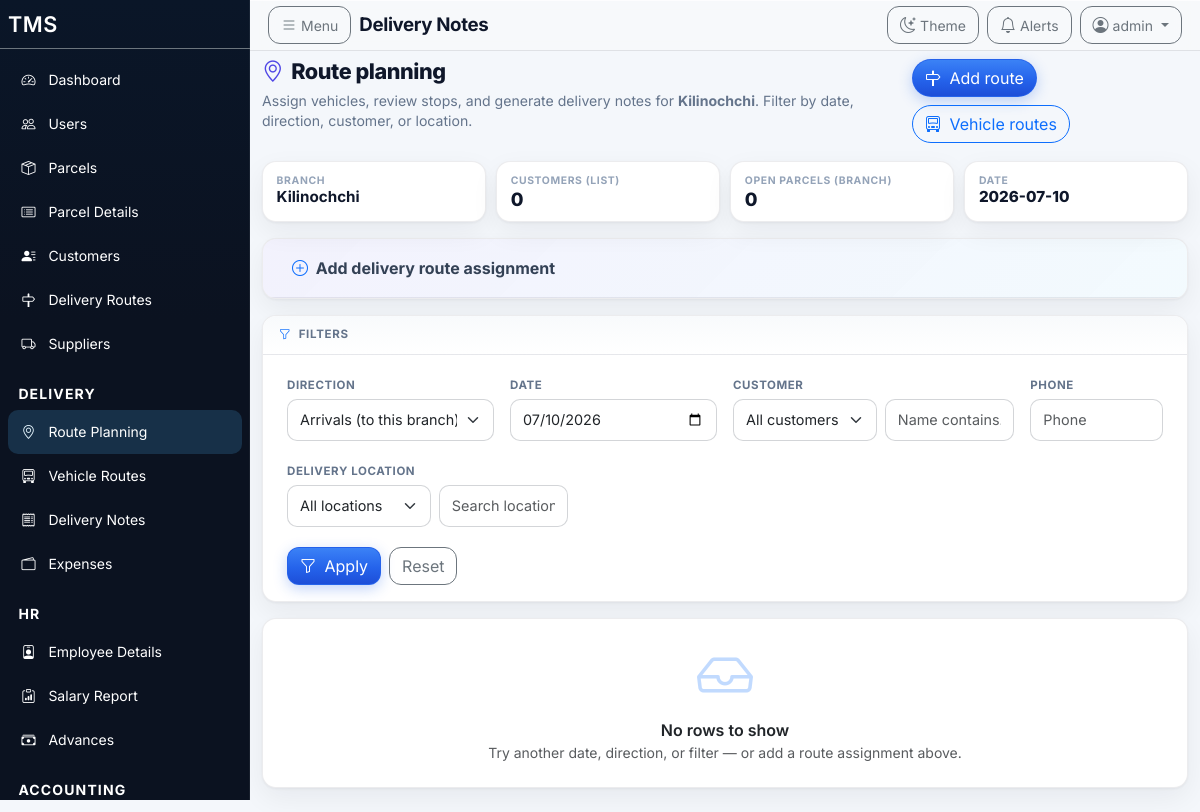
The page /index.php?page=delivery_notes&action=route (signed in) on the database its author committed.
### tables this page shows
CREATE TABLE `branches` (
  `id` bigint unsigned NOT NULL AUTO_INCREMENT,
  `name` varchar(100) NOT NULL,
  `address_tamil` varchar(500) DEFAULT NULL,
  `address_english` varchar(500) DEFAULT NULL,
  `phones` varchar(255) DEFAULT NULL,
  `settings_slot` tinyint DEFAULT NULL COMMENT '0-2 Settings letterhead slots',
  `code` varchar(20) NOT NULL,
  `location` varchar(255) DEFAULT NULL,
  `is_main` tinyint(1) NOT NULL DEFAULT '0',
  `is_active` tinyint(1) NOT NULL DEFAULT '1',
  `is_default` tinyint(1) NOT NULL DEFAULT '0',
  `created_at` timestamp NULL DEFAULT CURRENT_TIMESTAMP,
  `updated_at` timestamp NULL DEFAULT CURRENT_TIMESTAMP ON UPDATE CURRENT_TIMESTAMP,
  PRIMARY KEY (`id`),
  UNIQUE KEY `code` (`code`)
);

### app/Helpers.php (called while the page is built, shortened)
<?php
class Helpers
{
    public static function baseUrl(string $path = ''): string
    {
        $scriptName = dirname($_SERVER['SCRIPT_NAME']);
        $base = rtrim($scriptName, '/\\');
        return $base . '/' . ltrim($path, '/');
    }
    public static function view(string $view, array $data = []): void
    {
        extract($data);
        $viewFile = __DIR__ . '/../views/' . $view . '.php';
        include __DIR__ . '/../views/layout/header.php';
        include $viewFile;
        include __DIR__ . '/../views/layout/footer.php';
    }
}

### app/BranchMergeService.php (called while the page is built, shortened)
<?php
final class BranchMergeService
{
    public static function execute(\PDO $pdo): array
    {
        try {
            $plan = self::buildPlan($pdo);
            $pdo->beginTransaction();
            foreach ($plan['final_updates'] as $u) {
                $pdo->prepare('UPDATE branches SET name = ?, code = ?, is_main = ?, is_active = 1 WHERE id = ?')->execute([
                    $u['name'],
                    $u['code'],
                    (int)$u['is_main'],
                    (int)$u['id'],
                ]);
            }
            if (self::tableExists($pdo, 'users')) {
                $pdo->exec('UPDATE users u INNER JOIN branches b ON b.id = u.branch_id SET u.is_main_branch = b.is_main');
            }
            $pdo->commit();
            return ['ok' => true, 'messages' => array_merge($plan['messages'], ['Done. Committed to database.'])];
        } catch (\Throwable $e) {
            if ($pdo->inTransaction()) {
                $pdo->rollBack();
            }
            return ['ok' => false, 'error' => $e->getMessage()];
        }
    }
    private static function buildPlan(\PDO $pdo): array
    {
        $stmt = $pdo->query('SELECT * FROM branches ORDER BY id ASC');
        $rows = $stmt ? $stmt->fetchAll(\PDO::FETCH_ASSOC) : [];
        $groups = [
            'colombo' => [],
            'kilinochchi' => [],
            'mullaitivu' => [],
            '__main__' => [],
        ];
        $messages = [];
        foreach ($rows as $r) {
            $key = self::nameToGroupKey((string)($r['name'] ?? ''));
            $groups[$key][] = $r;
        }
        $keepers = [];
        foreach (['colombo', 'kilinochchi', 'mullaitivu'] as $g) {
            $keeper = self::pickKeeperRow($groups[$g]);
            $keepers[$g] = (int)$keeper['id'];
            $messages[] = 'Keeper for ' . $g . ': id=' . $keepers[$g] . ' (' . ($keeper['name'] ?? '') . ')';
        }
        $merges = [];
        $deleteIds = [];
        $deleteIds = array_values(array_unique($deleteIds));
        sort($deleteIds);
        $finalUpdates = [];
        foreach (['colombo', 'kilinochchi', 'mullaitivu'] as $g) {
            $meta = self::CANONICAL[$g];
            $finalUpdates[] = [
                'id' => $keepers[$g],
                'name' => $meta['name'],
                'code' => $meta['code'],
                'is_main' => $g === 'kilinochchi' ? 1 : 0,
            ];
        }
        $messages[] = 'After run: exactly 3 branches (COL / KIL / MUL), Kilinochchi = main hub.';
        return [
            'messages' => $messages,
            'keepers' => $keepers,
            'merges' => $merges,
            'delete_ids' => $deleteIds,
            'final_updates' => $finalUpdates,
        ];
    }
    private static function nameToGroupKey(string $name): ?string
    {
        $n = mb_strtolower(trim($name), 'UTF-8');
        if ($n === 'colombo' || str_starts_with($n, 'colombo')) {
            return 'colombo';
        }
        if (str_contains($n, 'kilinochchi')) {
            return 'kilinochchi';
        }
        if (str_contains($n, 'mullaitivu') || str_contains($n, 'mullaithivu')) {
            return 'mullaitivu';
        }
        return null;
    }
    private static function pickKeeperRow(array $rows): array
    {
        usort($rows, static function (array $a, array $b): int {
            $sa = self::keeperScore($a);
            $sb = self::keeperScore($b);
            if ($sa !== $sb) {
                return $sb <=> $sa;
            }
            return ((int)($a['id'] ?? 0)) <=> ((int)($b['id'] ?? 0));
        });
        return $rows[0];
    }
    private static function tableExists(\PDO $pdo, string $table): bool
    {
        $t = preg_replace('/[^a-z0-9_]/i', '', $table);
        $st = $pdo->query("SHOW TABLES LIKE " . $pdo->quote($t));
        return $st && $st->fetch() !== false;
    }
}

### app/BranchFixedMaster.php (called while the page is built, shortened)
<?php
final class BranchFixedMaster
{
    public static function ensure(\PDO $pdo): void
    {
        try {
            try {
                BranchMergeService::execute($pdo);
        } catch (\Throwable $e) {
            try {
                self::mergeOrphansIntoCanonical($pdo);
            } catch (\Throwable $e2) {
            }
        }
        } catch (\Throwable $e) {
            self::$ensured = false;
            throw $e;
        }
    }
}

### app/BranchRepository.php (called while the page is built, shortened)
<?php
final class BranchRepository
{
    private static bool $schemaChecked = false;
    public static function ensureSchema(\PDO $pdo): void
    {
        if (self::$schemaChecked) {
            return;
        }
        self::$schemaChecked = true;
        try {
            BranchFixedMaster::ensure($pdo);
        } catch (\Throwable $e) {
        }
    }
}

### app/bootstrap.php (called while the page is built, shortened)
<?php
require_once __DIR__ . '/Auth.php';
require_once __DIR__ . '/Helpers.php';
require_once __DIR__ . '/BranchRepository.php';
require_once __DIR__ . '/BranchFixedMaster.php';
try {
    BranchRepository::ensureSchema(Database::pdo());
} catch (Throwable $e) {
}

### views/delivery_notes/route.php (the view, shortened to what this page needs)
<?php   $dir = ($direction ?? 'to'); ?>
<div class="dn-route-page">
  <div class="dnr-head">
    <div>
      <h1 class="dnr-title">
        <i class="bi bi-geo-alt" aria-hidden="true"></i>
        Route planning
      </h1>
      <p class="dnr-sub">
        Assign vehicles, review stops, and generate delivery notes for <strong><?php echo htmlspecialchars($branchName ?? 'your branch'); ?></strong>.
        Filter by date, direction, customer, or location.
      </p>
    </div>
    <div class="dnr-actions">
      <a href="<?php echo Helpers::baseUrl('index.php?page=routes&action=new'); ?>" class="btn btn-primary rounded-pill"><i class="bi bi-signpost me-1"></i> Add route</a>
      <a href="<?php echo Helpers::baseUrl('index.php?page=delivery_notes&action=route_vehicles'); ?>" class="btn btn-outline-primary rounded-pill"><i class="bi bi-truck-front me-1"></i> Vehicle routes</a>
    </div>
  </div>
  <?php if (isset($customers_total) || isset($branchName)): ?>
  <div class="dnr-stat-grid">
    <div class="dnr-stat">
      <div class="lbl">Branch</div>
      <div class="val" style="font-size:0.95rem;font-weight:700;"><?php echo htmlspecialchars($branchName ?? '—'); ?></div>
    </div>
    <div class="dnr-stat">
      <div class="lbl">Customers (list)</div>
      <div class="val"><?php echo (int)($customers_total ?? 0); ?></div>
    </div>
    <div class="dnr-stat">
      <div class="lbl">Open parcels (branch)</div>
      <div class="val"><?php echo (int)($parcels_total ?? 0); ?></div>
    </div>
    <div class="dnr-stat">
      <div class="lbl">Date</div>
      <div class="val" style="font-size:0.95rem;"><?php echo htmlspecialchars($date ?? date('Y-m-d')); ?></div>
    </div>
  </div>
  <?php endif; ?>
  <div class="dnr-card">
    <div class="dnr-card-h dnr-hero-add py-2">
      <button class="btn btn-link dnr-collapse-toggle py-2" type="button" data-bs-toggle="collapse" data-bs-target="#addRouteOptions" aria-expanded="false">
        <i class="bi bi-plus-circle me-1 text-primary"></i> Add delivery route assignment
      </button>
    </div>
  </div>
  <div class="dnr-card p-0">
    <div class="dnr-card-h"><i class="bi bi-funnel me-1 text-primary"></i> Filters</div>
    <form class="row g-2 g-md-3 p-3 dnr-filters" method="get" action="<?php echo Helpers::baseUrl('index.php'); ?>">
      <div class="col-12 col-md-6 col-lg-3">
        <label class="form-label">Direction</label>
        <select class="form-select" name="direction">
          <option value="to" <?php echo ($dir === 'to' ? 'selected' : ''); ?>>Arrivals (to this branch)</option>
        </select>
      </div>
      <div class="col-12 col-md-6 col-lg-3">
        <label class="form-label">Date</label>
        <input type="date" class="form-control" name="date" value="<?php echo htmlspecialchars($date ?? date('Y-m-d')); ?>">
      </div>
      <div class="col-12 col-lg-4">
        <label class="form-label">Customer</label>
        <div class="d-flex flex-column flex-sm-row gap-2">
          <select class="form-select" name="customer_id" style="min-width: 0;">
            <?php $cfSel = (int)($customer_id ?? 0); ?>
            <option value="0" <?php echo ($cfSel === 0 ? 'selected' : ''); ?>>All customers</option>
          </select>
          <input type="text" class="form-control" name="customer" placeholder="Name contains…" value="<?php echo htmlspecialchars($customer ?? ''); ?>">
        </div>
      </div>
      <div class="col-12 col-md-6 col-lg-2">
        <label class="form-label">Phone</label>
        <input type="text" class="form-control" name="phone" placeholder="Phone" value="<?php echo htmlspecialchars($phone ?? ''); ?>">
      </div>
      <div class="col-12 col-md-6 col-lg-4">
        <label class="form-label">Delivery location</label>
        <div class="d-flex flex-column flex-sm-row gap-2">
          <select class="form-select" name="place_sel" style="min-width: 0;">
            <?php $plSel = (string)($place_sel ?? ''); ?>
            <option value="" <?php echo ($plSel === '' ? 'selected' : ''); ?>>All locations</option>
          </select>
          <input type="text" class="form-control" name="place" placeholder="Search location…" value="<?php echo htmlspecialchars($place ?? ''); ?>">
        </div>
      </div>
      <div class="col-12 d-flex flex-wrap gap-2 align-items-end pt-1">
        <button type="submit" class="btn btn-primary"><i class="bi bi-funnel me-1"></i> Apply</button>
        <a class="btn btn-outline-secondary" href="<?php echo Helpers::baseUrl('index.php?page=delivery_notes&action=route'); ?>">Reset</a>
      </div>
    </form>
  </div>
  <?php if (empty($routes)): ?>
    <div class="dnr-card p-4 text-center">
      <i class="bi bi-inbox display-4 text-primary opacity-25 d-block mb-2"></i>
      <div class="fw-semibold text-dark">No rows to show</div>
      <p class="text-muted small mb-0">Try another date, direction, or filter — or add a route assignment above.</p>
    </div>
  <?php endif; ?>
</div>

### public/assets/css/report-master.css (style rules this page uses)
:root { --primary-red: #C62828; --corp-blue: #1E4FA8; --rpt-border: #E5E7EB; --rpt-bg: #FFFFFF; --rpt-ink: #333333; --rpt-muted: #6B7280; --rpt-radius: 8px; --rpt-gap: 6px; --rpt-pad: 8px; }
* { box-sizing: border-box; }
html { -webkit-print-color-adjust: exact; print-color-adjust: exact; }

### public/assets/css/tms-design-system.css (style rules this page uses)
html { scroll-behavior: smooth; }
html, body { height: 100%; width: 100%; margin: 0; padding: 0; }
body { padding-top: 0; margin: 0; padding: 0; background: #f8f9fb; overflow-x: hidden; }
:root { --tms-bg: #f4f7fb; --tms-surface: rgba(255, 255, 255, 0.78); --tms-surface-solid: #ffffff; --tms-text: #0f172a; --tms-muted: #64748b; --tms-border: rgba(15, 23, 42, 0.12); --tms-accent: #2563eb; --tms-accent-soft: rgba(37, 99, 235, 0.12); --tms-shadow-sm: 0 1px 2px rgba(16, 24, 40, 0.06); --tms-shadow-md: 0 12px 28px rgba(16, 24, 40, 0.1); --tms-radius: 14px; --tms-radius-sm: 10px; --tms-banner-img: url("https://images.unsplash.com/photo-1449824913935-59a10b8d2000?q=80&w=1920&auto=format&fit=crop"); --tms-banner-overlay: rgba(15, 23, 42, 0.04); --shell-radius: 14px; --shell-border: rgba(17, 24, 39, 0.1); --shell-shadow: 0 1px 2px rgba(16, 24, 40, 0.06); --sidebar-w: 250px; --sidebar-w-collapsed: 72px; --touch-min: 44px; --sidebar-transition: 0.25s ease; }
body { background: var(--tms-banner-img) center/cover no-repeat fixed, var(--tms-bg); background-blend-mode: overlay; color: var(--tms-text); font-family: Inter, system-ui, -apple-system, "Segoe UI", Roboto, "Helvetica Neue", Arial, "Noto Sans", "Liberation Sans", sans-serif; -webkit-font-smoothing: antialiased; -moz-osx-font-smoothing: grayscale; }
a { text-decoration: none; }
.btn { border-radius: 12px; min-height: 38px; transition: transform 0.12s ease, box-shadow 0.12s ease, background 0.12s ease; }
.btn-primary { background: linear-gradient(180deg, #3b82f6 0%, #2563eb 55%, #1d4ed8 100%); border-color: rgba(37, 99, 235, 0.95); box-shadow: 0 4px 14px rgba(37, 99, 235, 0.28); }
.form-control, .form-select { border-radius: 12px; border-color: rgba(15, 23, 42, 0.18); min-height: 42px; }
.form-label { color: rgba(15, 23, 42, 0.78); font-weight: 600; }
.form-select, .choices__inner, .choices__input, .choices__list--dropdown .choices__item { color: #212529; }

### public/assets/css/app-layout-rebuild.css (style rules this page uses)
html, body { margin: 0; padding: 0; width: 100%; min-height: 100%; overflow-x: hidden; }
*, *::before, *::after { box-sizing: border-box; max-width: 100%; }
.app.app-layout > .content-wrapper .row { margin-left: 0 !important; margin-right: 0 !important; }
.app.app-layout > .content-wrapper .row > [class*="col-"] { min-width: 0; }

### rows shown on the page
branches: name "Kilinochchi", is_default "0", customer_id "All customers"

### other values the page prints
$pageTitle "Delivery Notes"
$user['username'] "admin"
$date "2026-07-10"
